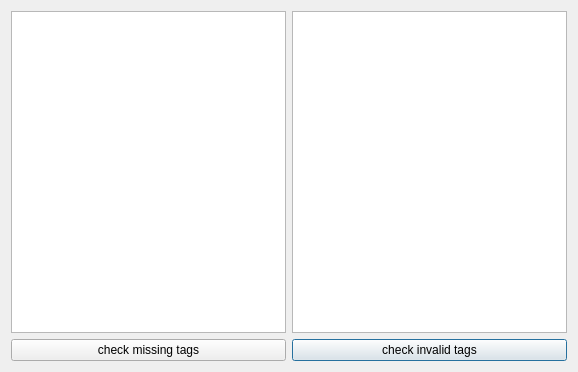
<?xml version="1.0" encoding="UTF-8"?>
<ui version="4.0">
 <class>sub_string</class>
 <widget class="QDialog" name="sub_string">
  <property name="geometry">
   <rect>
    <x>0</x>
    <y>0</y>
    <width>578</width>
    <height>372</height>
   </rect>
  </property>
  <property name="windowTitle">
   <string>Dialog</string>
  </property>
  <layout class="QGridLayout" name="gridLayout">
   <item row="0" column="0">
    <widget class="QPlainTextEdit" name="plainTextEdit"/>
   </item>
   <item row="0" column="2">
    <widget class="QPlainTextEdit" name="plainTextEdit_2"/>
   </item>
   <item row="2" column="2">
    <widget class="QPushButton" name="checkinvalidtag_button">
     <property name="text">
      <string>check invalid tags</string>
     </property>
    </widget>
   </item>
   <item row="2" column="0">
    <widget class="QPushButton" name="checkmissingtag_button">
     <property name="text">
      <string>check missing tags</string>
     </property>
    </widget>
   </item>
  </layout>
 </widget>
 <resources/>
 <connections/>
</ui>
